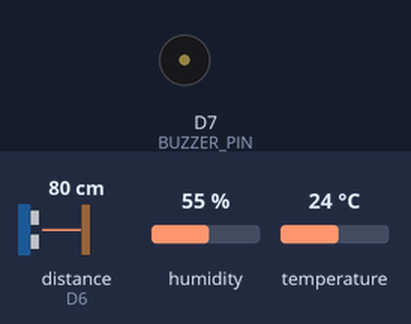
The sketch below on a simulated ESP8266 (NodeMCU). On the bench: buzzer (waves = sounding, pin HIGH). The test bench sets the inputs (shaded band); at power-on: humidity 55 %, distance to the obstacle (sensor on D6) 80 cm, temperature 24 °C. The echo pulse lasts 58.3 µs per cm; WiFi joins after 1.5 s; servers stay silent unless stated; pins used as bus, display or sensor lines are not drawn; what the sketch prints to the serial monitor is not drawn.

Above: at 2.7 s.
2.8 s: humidity set to 63 %
16.6 s: humidity set to 66 %
At 20.7 s:
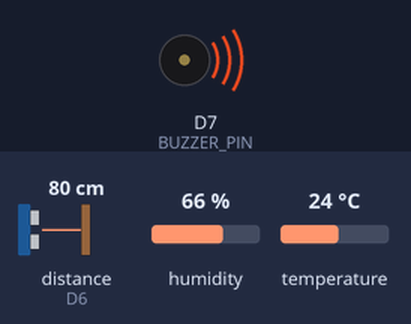
30.4 s: humidity set to 22 %
At 40.8 s:
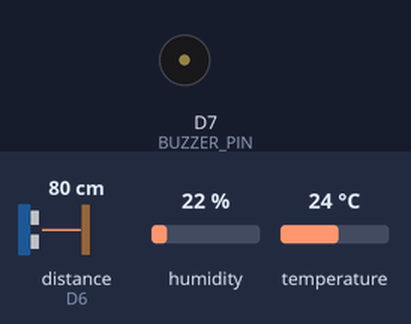
44.2 s: humidity set to 68 %
At 50.8 s:
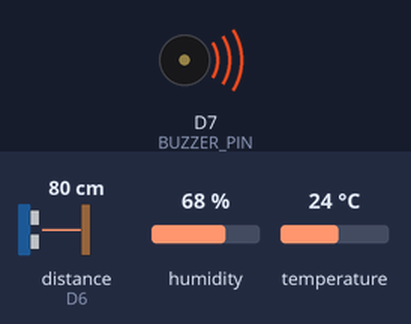
Timing chart, 0 to 52.3 s (numbered marks = the images above; inputs shaded):
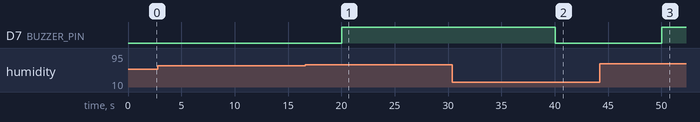

The sketch:

Cat_Collar.ino
```cpp
#include <ESP8266WiFi.h>
#include <FirebaseESP8266.h>
#include <DHT.h>

// Define Firebase Data and API Key
#define FIREBASE_HOST "https://cat-monitoring-project-default-rtdb.asia-southeast1.firebasedatabase.app/"
#define FIREBASE_AUTH "AIzaSyB3oiAFNvqXvT0KmV0AtD_40l5dGcG0Lm8"

// Define WiFi credentials
#define WIFI_SSID "Earth"
#define WIFI_PASSWORD "eyeearth"

// Initialize Firebase Data
FirebaseData firebaseData;

// DHT11 Sensor
#define DHTPIN D2
#define DHTTYPE DHT11
DHT dht(DHTPIN, DHTTYPE);

// HC-SR04 Sensor
#define TRIGPIN D5
#define ECHOPIN D6

// Active Buzzer
#define BUZZER_PIN D7

// Threshold values
const float TEMP_COMFORT_LOW = 24.0;
const float TEMP_COMFORT_HIGH = 28.0;
const float TEMP_WARNING = 29.0;
const float TEMP_CRITICAL = 33.0;
const float HUMIDITY_COMFORT_LOW = 40.0;
const float HUMIDITY_COMFORT_HIGH = 55.0;
const float HUMIDITY_WARNING = 55.0;
const float HUMIDITY_CRITICAL = 65.0;

// Timing
unsigned long lastMeasurement = 0;
const unsigned long measurementInterval = 10000; // every 10 seconds

void setup() {
  Serial.begin(115200);

  // Initialize DHT sensor
  dht.begin();

  // Initialize Buzzer
  pinMode(BUZZER_PIN, OUTPUT);
  digitalWrite(BUZZER_PIN, LOW);

  // Initialize HC-SR04
  pinMode(TRIGPIN, OUTPUT);
  pinMode(ECHOPIN, INPUT);

  // Connect to WiFi
  WiFi.begin(WIFI_SSID, WIFI_PASSWORD);
  while (WiFi.status() != WL_CONNECTED) {
    delay(500);
    Serial.print(".");
  }
  Serial.println("Connected to WiFi");

  // Connect to Firebase
  Firebase.begin(FIREBASE_HOST, FIREBASE_AUTH);
}

void loop() {
  if (millis() - lastMeasurement > measurementInterval) {
    lastMeasurement = millis();

    // Read DHT11 sensor
    float temperature = dht.readTemperature();
    float humidity = dht.readHumidity();

    // Read HC-SR04 sensor
    long duration, distance;
    digitalWrite(TRIGPIN, LOW);
    delayMicroseconds(2);
    digitalWrite(TRIGPIN, HIGH);
    delayMicroseconds(10);
    digitalWrite(TRIGPIN, LOW);
    duration = pulseIn(ECHOPIN, HIGH);
    distance = duration * 0.0344 / 2;

    // Determine status
    String status;
    float heatStrokePercentage;
    if (temperature >= TEMP_CRITICAL || humidity >= HUMIDITY_CRITICAL) {
      status = "Danger";
      heatStrokePercentage = 100.0;
      digitalWrite(BUZZER_PIN, HIGH);
    } else if (temperature >= TEMP_WARNING || (humidity >= HUMIDITY_WARNING && humidity < HUMIDITY_CRITICAL)) {
      status = "Hot";
      heatStrokePercentage = map(temperature, TEMP_WARNING, TEMP_CRITICAL, 0, 100);
      digitalWrite(BUZZER_PIN, LOW);
    } else if ((temperature >= TEMP_COMFORT_LOW && temperature <= TEMP_COMFORT_HIGH) &&
               (humidity >= HUMIDITY_COMFORT_LOW && humidity <= HUMIDITY_COMFORT_HIGH)) {
      status = "Comfort";
      heatStrokePercentage = 0.0;
      digitalWrite(BUZZER_PIN, LOW);
    } else {
      status = "Normal";
      heatStrokePercentage = 0.0;
      digitalWrite(BUZZER_PIN, LOW);
    }

    // Send data to Firebase
    Firebase.setFloat(firebaseData, "/temperature", temperature);
    Firebase.setFloat(firebaseData, "/humidity", humidity);
    Firebase.setFloat(firebaseData, "/distance", distance);
    Firebase.setString(firebaseData, "/status", status);
    Firebase.setFloat(firebaseData, "/heatStrokePercentage", heatStrokePercentage);

    if (firebaseData.errorReason() != "") {
      Serial.println("Firebase error: " + firebaseData.errorReason());
    }
  }
}
```

Measured:
- the behaviour switches between 64 and 65 % on humidity (found by bisection; images 0 and 1)
- after the input at 2.8 s, every drawn part: stays the same
- after the input at 16.6 s, D7 (BUZZER_PIN): LOW → HIGH after 3.4 s
- after the input at 30.4 s, D7 (BUZZER_PIN): HIGH → LOW after 9.6 s
- after the input at 44.2 s, D7 (BUZZER_PIN): LOW → HIGH after 5.8 s
